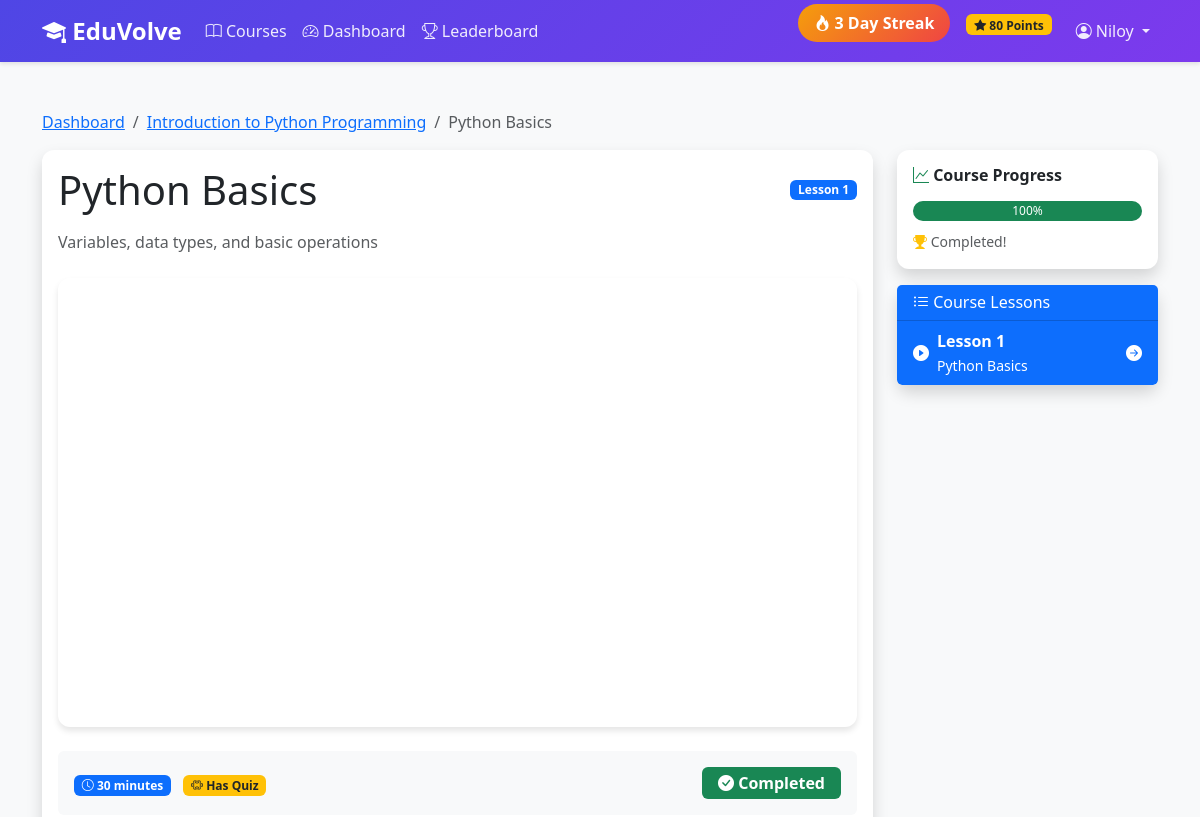
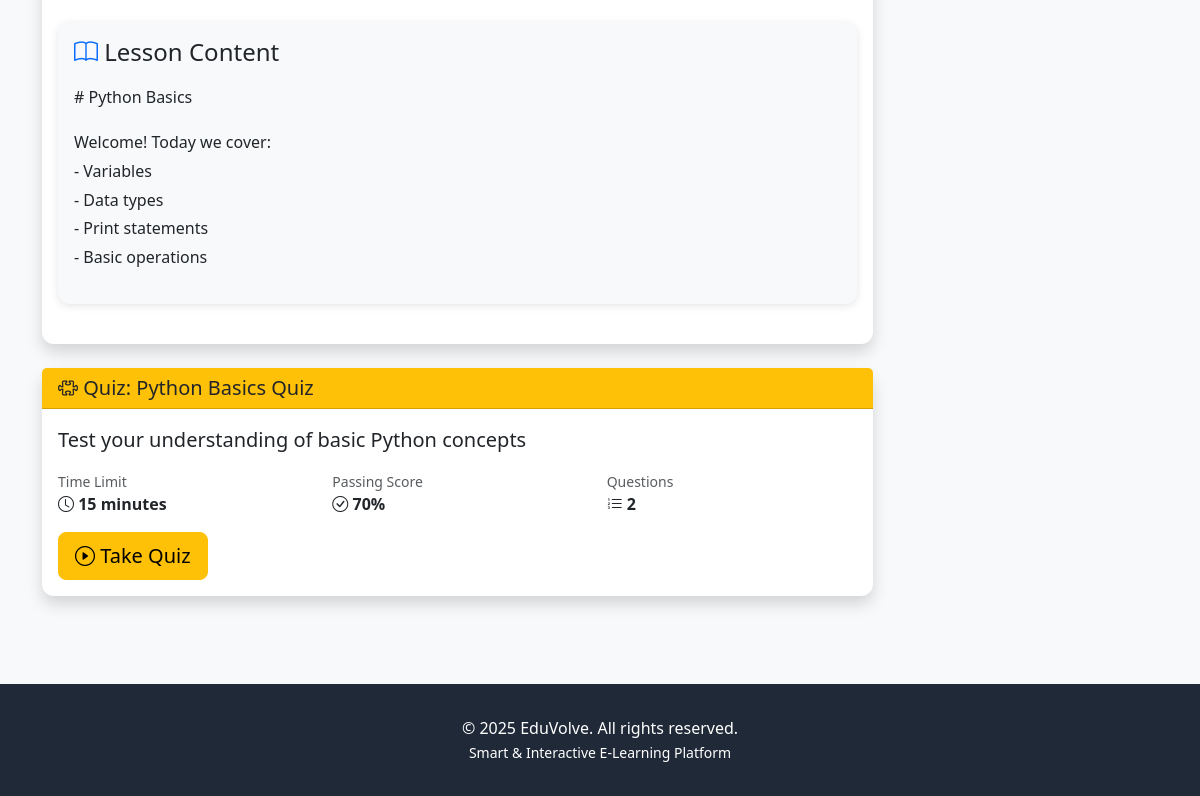
Before: /courses/lesson/1/ (signed in) with the older database file (2 pictures, top to bottom).
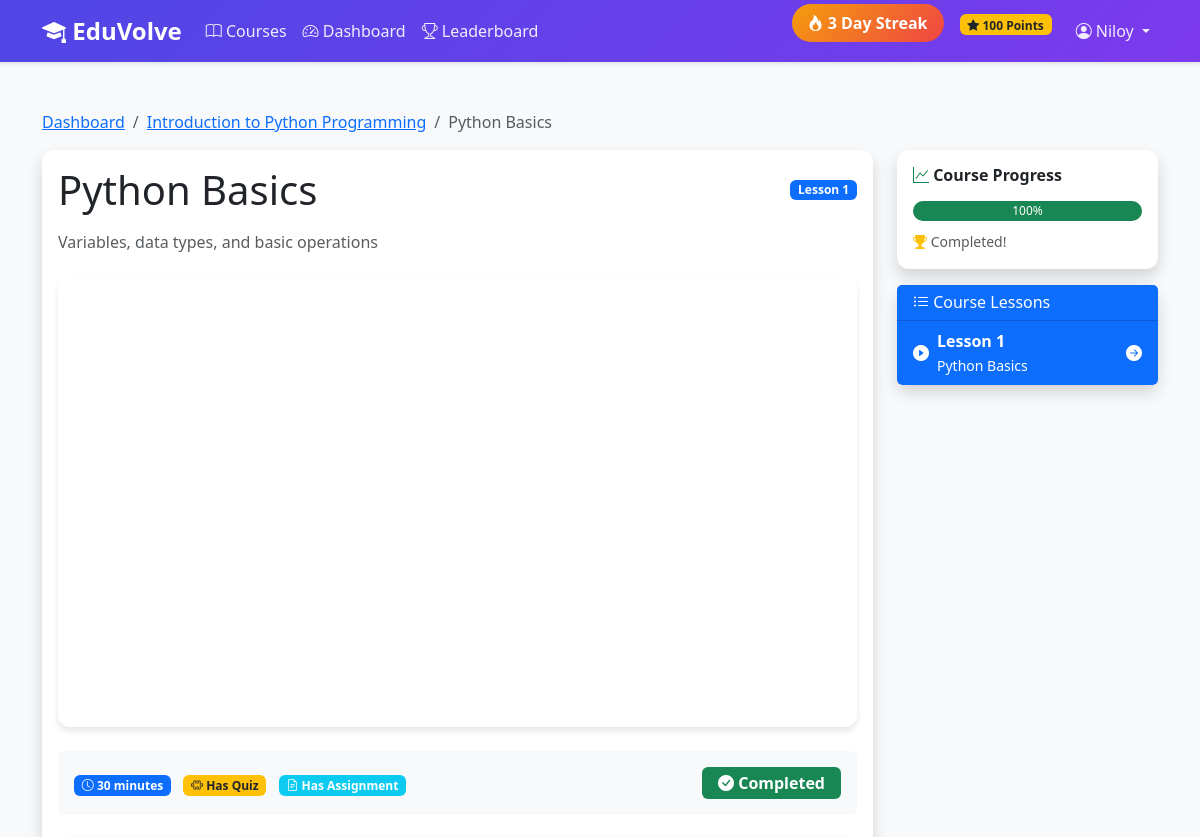
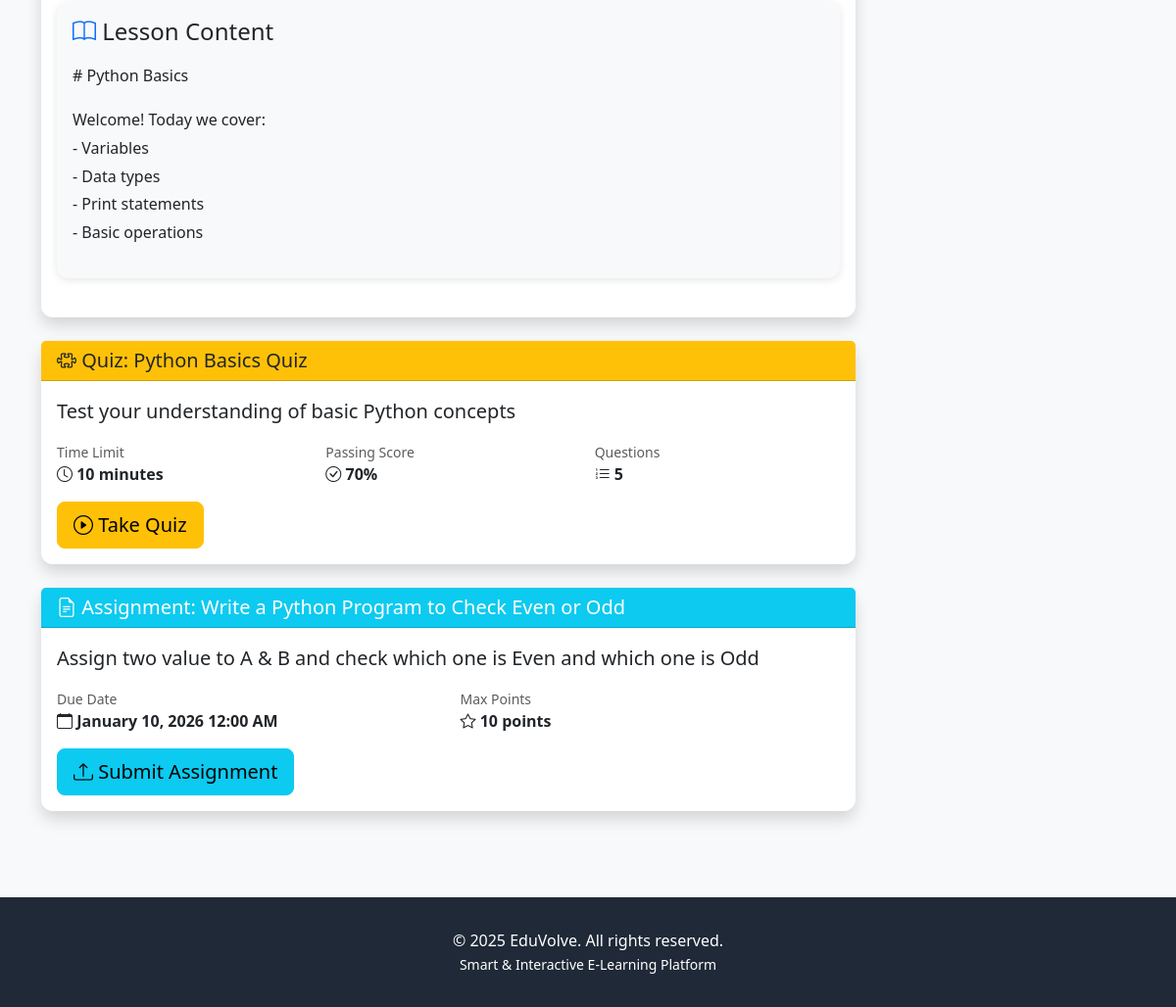
After: the same page with the newer database file (2 pictures, top to bottom).
### accounts/models.py (models this page shows, shortened)
class User(AbstractUser):
    class Role(models.TextChoices):
        ADMIN = 'ADMIN', 'Admin'
        INSTRUCTOR = 'INSTRUCTOR', 'Instructor'
        STUDENT = 'STUDENT', 'Student'
    role = models.CharField(
        max_length=20,
        choices=Role.choices,
        default=Role.STUDENT
    )
    bio = models.TextField(blank=True, null=True)
    profile_picture = models.ImageField(
        upload_to='profiles/',
        blank=True,
        null=True
    )
    phone = models.CharField(max_length=15, blank=True, null=True)
    date_of_birth = models.DateField(blank=True, null=True)
    total_points = models.IntegerField(default=0, validators=[MinValueValidator(0)])
    current_streak = models.IntegerField(default=0, validators=[MinValueValidator(0)])
    longest_streak = models.IntegerField(default=0, validators=[MinValueValidator(0)])
    last_activity_date = models.DateField(blank=True, null=True)
    created_at = models.DateTimeField(auto_now_add=True)
    updated_at = models.DateTimeField(auto_now=True)
    class Meta:
        ordering = ['-date_joined']
    def is_student(self):
        return self.role == self.Role.STUDENT

### courses/models.py (models this page shows, shortened)
class Lesson(models.Model):
    course = models.ForeignKey(Course, on_delete=models.CASCADE, related_name='lessons')
    title = models.CharField(max_length=200)
    description = models.TextField()
    order = models.IntegerField(default=1)
    video_url = models.URLField(help_text="YouTube video URL")
    duration_minutes = models.IntegerField(default=10, validators=[MinValueValidator(1)])
    content = models.TextField(blank=True, help_text="Additional lesson text content")
    attachments = models.FileField(upload_to='lesson_attachments/', blank=True, null=True)
    is_published = models.BooleanField(default=False)
    created_at = models.DateTimeField(auto_now_add=True)
    updated_at = models.DateTimeField(auto_now=True)
    class Meta:
        ordering = ['course', 'order']
        unique_together = ['course', 'order']
    def get_youtube_embed_url(self):
        video_url = self.video_url.strip()
        if 'youtube.com/embed/' in video_url:
            return video_url
        video_id = None
        pattern1 = r'(?:https?:\/\/)?(?:www\.)?youtube\.com\/watch\?v=([a-zA-Z0-9_-]{11})'
        match1 = re.search(pattern1, video_url)
        if match1:
            video_id = match1.group(1)
        pattern2 = r'(?:https?:\/\/)?(?:www\.)?youtu\.be\/([a-zA-Z0-9_-]{11})'
        match2 = re.search(pattern2, video_url)
        if match2:
            video_id = match2.group(1)
        pattern3 = r'^([a-zA-Z0-9_-]{11})$'
        match3 = re.search(pattern3, video_url)
        if match3:
            video_id = match3.group(1)
        if video_id:
            return f"https://www.youtube.com/embed/{video_id}"
        return video_url

class Quiz(models.Model):
    lesson = models.OneToOneField(Lesson, on_delete=models.CASCADE, related_name='quiz')
    title = models.CharField(max_length=200)
    description = models.TextField(blank=True)
    passing_score = models.IntegerField(
        default=70,
        validators=[MinValueValidator(0), MaxValueValidator(100)]
    )
    time_limit_minutes = models.IntegerField(
        default=30,
        validators=[MinValueValidator(1)],
        help_text="Time limit in minutes"
    )
    created_at = models.DateTimeField(auto_now_add=True)
    updated_at = models.DateTimeField(auto_now=True)
    def get_total_questions(self):
        return self.questions.count()

class Assignment(models.Model):
    lesson = models.ForeignKey(Lesson, on_delete=models.CASCADE, related_name='assignments')
    title = models.CharField(max_length=200)
    description = models.TextField()
    due_date = models.DateTimeField()
    max_points = models.IntegerField(default=100, validators=[MinValueValidator(1)])
    attachment = models.FileField(upload_to='assignment_files/', blank=True, null=True)
    created_at = models.DateTimeField(auto_now_add=True)
    updated_at = models.DateTimeField(auto_now=True)
    class Meta:
        ordering = ['due_date']

### courses/views.py (the view)
# urls.py: path('lesson/<int:pk>/', views.lesson_view, name='lesson_view'),
@login_required
def lesson_view(request, pk):
    lesson = get_object_or_404(Lesson, pk=pk, is_published=True)
    if request.user.is_student():
        enrollment = get_object_or_404(
            Enrollment,
            student=request.user,
            course=lesson.course,
            is_active=True
        )
        progress, created = LessonProgress.objects.get_or_create(
            enrollment=enrollment,
            lesson=lesson
        )
    else:
        enrollment = None
        progress = None
    context = {
        'lesson': lesson,
        'course': lesson.course,
        'enrollment': enrollment,
        'progress': progress,
    }
    return render(request, 'courses/lesson_view.html', context)

### templates/courses/lesson_view.html (shortened to what the changed rows need)
{% extends 'base.html' %}
{% block content %}
<div class="container my-5">
    <nav aria-label="breadcrumb">
        <ol class="breadcrumb">
            <li class="breadcrumb-item"><a href="{% url 'courses:dashboard' %}">Dashboard</a></li>
            <li class="breadcrumb-item"><a href="{% url 'courses:course_detail' course.id %}">{{ course.title }}</a></li>
            <li class="breadcrumb-item active">{{ lesson.title }}</li>
        </ol>
    </nav>
    <div class="row">
        <div class="col-lg-9">
            <div class="card shadow mb-4">
                <div class="card-body">
                    <div class="d-flex justify-content-between align-items-center mb-3">
                        <h1 class="mb-0">{{ lesson.title }}</h1>
                        <span class="badge bg-primary">Lesson {{ lesson.order }}</span>
                    </div>
                    <p class="text-muted mb-4">{{ lesson.description }}</p>
                    <div class="ratio ratio-16x9 mb-4" style="border-radius: 12px; overflow: hidden; box-shadow: 0 4px 6px rgba(0,0,0,0.1);">
                        <iframe
                            src="{{ lesson.get_youtube_embed_url }}"
                            title="{{ lesson.title }}"
                            frameborder="0"
                            allow="accelerometer; autoplay; clipboard-write; encrypted-media; gyroscope; picture-in-picture; web-share"
                            allowfullscreen
                            loading="lazy">
                        </iframe>
                    </div>
                    <div class="d-flex justify-content-between align-items-center mb-4 p-3 bg-light rounded">
                        <div>
                            <span class="badge bg-primary me-2">
                                <i class="bi bi-clock"></i> {{ lesson.duration_minutes }} minutes
                            </span>
                            {% if lesson.quiz %}
                            <span class="badge bg-warning text-dark me-2">
                                <i class="bi bi-puzzle"></i> Has Quiz
                            </span>
                            {% endif %}
                            {% if lesson.assignments.count %}
                            <span class="badge bg-info">
                                <i class="bi bi-file-earmark-text"></i> Has Assignment
                            </span>
                            {% endif %}
                        </div>
                        {% if progress and not progress.is_completed %}
                        <button id="markCompleteBtn" class="btn btn-success">
                            <i class="bi bi-check-circle"></i> Mark as Complete
                        </button>
                        {% elif progress.is_completed %}
                        <span class="badge bg-success fs-6 py-2 px-3">
                        </span>
                        {% endif %}
                    </div>
                    {% if lesson.content %}
                    <div class="card bg-light mb-4">
                        <div class="card-body">
                            <h4 class="mb-3">
                                <i class="bi bi-book text-primary"></i> Lesson Content
                            </h4>
                            <div class="lesson-content">
                                {{ lesson.content|linebreaks }}
                            </div>
                        </div>
                    </div>
                    {% endif %}
                </div>
            </div>
            {% if lesson.quiz %}
            <div class="card shadow mb-4 border-warning">
                <div class="card-header bg-warning text-dark">
                    <h5 class="mb-0">
                        <i class="bi bi-puzzle"></i> Quiz: {{ lesson.quiz.title }}
                    </h5>
                </div>
                <div class="card-body">
                    <p class="lead">{{ lesson.quiz.description }}</p>
                    <div class="row mb-3">
                        <div class="col-md-4">
                            <small class="text-muted d-block">Time Limit</small>
                            <strong><i class="bi bi-clock"></i> {{ lesson.quiz.time_limit_minutes }} minutes</strong>
                        </div>
                        <div class="col-md-4">
                            <small class="text-muted d-block">Passing Score</small>
                            <strong><i class="bi bi-check-circle"></i> {{ lesson.quiz.passing_score }}%</strong>
                        </div>
                        <div class="col-md-4">
                            <small class="text-muted d-block">Questions</small>
                            <strong><i class="bi bi-list-ol"></i> {{ lesson.quiz.get_total_questions }}</strong>
                        </div>
                    </div>
                    <a href="{% url 'courses:quiz_take' lesson.quiz.id %}" class="btn btn-warning btn-lg">
                        <i class="bi bi-play-circle"></i> Take Quiz
                    </a>
                </div>
            </div>
            {% endif %}
            {% for assignment in lesson.assignments.all %}
            <div class="card shadow mb-4 border-info">
                <div class="card-header bg-info text-white">
                    <h5 class="mb-0">
                        <i class="bi bi-file-earmark-text"></i> Assignment: {{ assignment.title }}
                    </h5>
                </div>
                <div class="card-body">
                    <p class="lead">{{ assignment.description }}</p>
                    <div class="row mb-3">
                        <div class="col-md-6">
                            <small class="text-muted d-block">Due Date</small>
                            <strong><i class="bi bi-calendar"></i> {{ assignment.due_date|date:"F d, Y h:i A" }}</strong>
                        </div>
                        <div class="col-md-6">
                            <small class="text-muted d-block">Max Points</small>
                            <strong><i class="bi bi-star"></i> {{ assignment.max_points }} points</strong>
                        </div>
                    </div>
                    <a href="{% url 'courses:assignment_submit' assignment.id %}" class="btn btn-info btn-lg">
                        <i class="bi bi-upload"></i> Submit Assignment
                    </a>
                </div>
            </div>
            {% endfor %}
        </div>
        <div class="col-lg-3">
            <div class="card shadow">
                <div class="list-group list-group-flush" style="max-height: 500px; overflow-y: auto;">
                    {% for course_lesson in course.lessons.all %}
                    <a href="{% url 'courses:lesson_view' course_lesson.id %}"
                       class="list-group-item list-group-item-action {% if course_lesson == lesson %}active{% endif %}">
                        <div class="d-flex justify-content-between align-items-center">
                            <div class="flex-grow-1">
                                <div class="d-flex align-items-center">
                                    {% if course_lesson == lesson %}
                                        <i class="bi bi-play-circle-fill me-2"></i>
                                    {% else %}
                                        <i class="bi bi-play-circle me-2"></i>
                                    {% endif %}
                                    <div>
                                        <div class="fw-bold">Lesson {{ course_lesson.order }}</div>
                                        <small>{{ course_lesson.title }}</small>
                                    </div>
                                </div>
                            </div>
                            {% if course_lesson == lesson %}
                            <i class="bi bi-arrow-right-circle-fill"></i>
                            {% endif %}
                        </div>
                    </a>
                    {% endfor %}
                </div>
            </div>
        </div>
    </div>
</div>
{% endblock %}

### templates/base.html (shortened to what this page needs)
<!DOCTYPE html>
<html lang="en">
<head>
    <link href="https://cdn.jsdelivr.net/npm/bootstrap@5.3.0/dist/css/bootstrap.min.css" rel="stylesheet">
    <link rel="stylesheet" href="https://cdn.jsdelivr.net/npm/bootstrap-icons@1.10.0/font/bootstrap-icons.css">
</head>
<body>
    <nav class="navbar navbar-expand-lg navbar-dark">
        <div class="container">
            <a class="navbar-brand" href="{% url 'home' %}">
                <i class="bi bi-mortarboard-fill"></i> EduVolve
            </a>
            <div class="collapse navbar-collapse" id="navbarNav">
                <ul class="navbar-nav me-auto">
                    <li class="nav-item">
                        <a class="nav-link" href="{% url 'courses:course_list' %}">
                            <i class="bi bi-book"></i> Courses
                        </a>
                    </li>
                    {% if user.is_authenticated %}
                        <li class="nav-item">
                            <a class="nav-link" href="{% url 'courses:dashboard' %}">
                                <i class="bi bi-speedometer2"></i> Dashboard
                            </a>
                        </li>
                        {% if user.is_student %}
                        <li class="nav-item">
                            <a class="nav-link" href="{% url 'accounts:leaderboard' %}">
                                <i class="bi bi-trophy"></i> Leaderboard
                            </a>
                        </li>
                        {% endif %}
                    {% endif %}
                </ul>
                <ul class="navbar-nav">
                    {% if user.is_authenticated %}
                        {% if user.is_student %}
                        <li class="nav-item me-3">
                            <span class="streak-badge">
                                <i class="bi bi-fire"></i> {{ user.current_streak }} Day Streak
                            </span>
                        </li>
                        <li class="nav-item me-3">
                            <span class="badge bg-warning text-dark">
                                <i class="bi bi-star-fill"></i> {{ user.total_points }} Points
                            </span>
                        </li>
                        {% endif %}
                        <li class="nav-item dropdown">
                            <a class="nav-link dropdown-toggle" href="#" id="navbarDropdown" role="button" data-bs-toggle="dropdown">
                                <i class="bi bi-person-circle"></i> {{ user.username }}
                            </a>
                        </li>
                    {% endif %}
                </ul>
            </div>
        </div>
    </nav>
    <main>
        {% block content %}{% endblock %}
    </main>
    <footer class="footer">
        <div class="container text-center">
            <p class="mb-0">&copy; 2025 EduVolve. All rights reserved.</p>
            <p class="mb-0">
                <small>Smart & Interactive E-Learning Platform</small>
            </p>
        </div>
    </footer>
</body>
</html>

Changed rows visible on the page:
changed User "Niloy": total_points "80" → "100"
changed through a linked row, Lesson "Python Basics": quiz.time_limit_minutes "15" → "10"; quiz.get_total_questions "2" → "5"
added Assignment: title "Write a Python Program to Check Even or Odd", description "Assign two value to A & B and check which one is Even and which one is Odd", due_date "January 10, 2026 12:00 AM", max_points "10"
Other visible differences:
text now shown: "Has Assignment"
